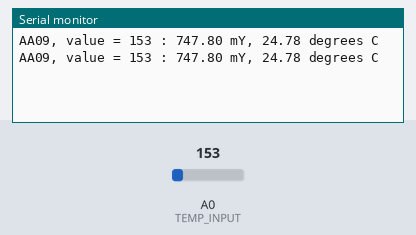
Simulated run of this sketch. Board: Arduino Uno, built with avr-gcc and run on an emulated ATmega328P. On the bench: the last lines printed to the serial monitor. The inputs (shaded band) are chosen by the test bench; at power-on: A0 (TEMP_INPUT) = 153.

Above: at 1.8 s.
1.9 s: A0 (TEMP_INPUT) set to 165
At 2.8 s:
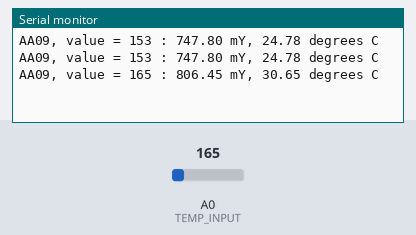
3.4 s: A0 (TEMP_INPUT) set to 175
At 4.8 s:
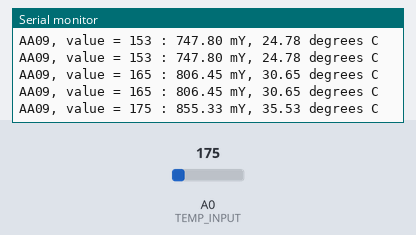
Timing chart, 0 to 6.4 s (numbered marks = the images above; inputs shaded):
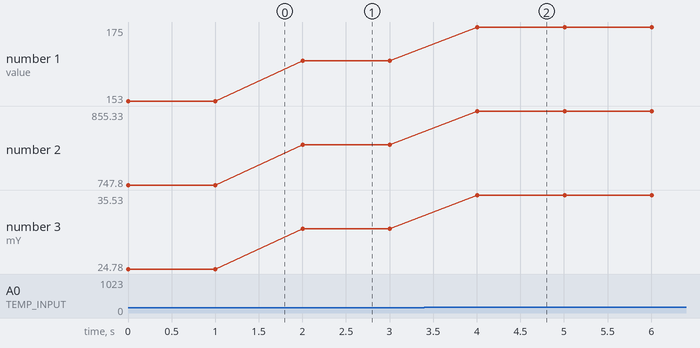

The sketch:

tmp36_start.ino
```cpp
//
// AA00, TMP36 sensor
//

#define TEMP_INPUT 0
// or  int TEMP_INPUT = 0;

void setup() {
  Serial.begin(9600);
}

void loop() {
   //getting the voltage reading from the temperature sensor
  int value = analogRead(TEMP_INPUT);
  Serial.print("AA09, value = ");
  Serial.print(value);
  Serial.print(" : ");

  float voltage = value * 5.0 * 1000;
  voltage /= 1023.0;

  Serial.print(voltage);
  Serial.print(" mY, ");

  float temperatureC = (voltage - 500) / 10;
  Serial.print(temperatureC);
  Serial.println(" degrees C");

  delay(1000);
}
```

Measured:
- after the input at 1.9 s, the serial monitor: prints a new line after 0.10 s (image 1)
- after the input at 3.4 s, the serial monitor: prints a new line after 0.61 s (image 2)
- plotted number 1: 153 → 165 after the input at 1.9 s, 165 → 175 after the input at 3.4 s
- plotted number 2: 747.8 → 806.45 after the input at 1.9 s, 806.45 → 855.33 after the input at 3.4 s
- plotted number 3: 24.78 → 30.65 after the input at 1.9 s, 30.65 → 35.53 after the input at 3.4 s
